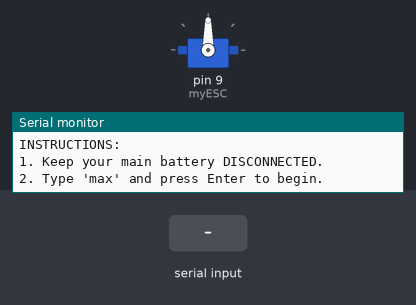
This sketch was run on a simulated Arduino Uno, built with avr-gcc and run on an emulated ATmega328P. On the bench: servo, the last lines printed to the serial monitor. Inputs (shaded band) come from the test bench.

Above: at 0.9 s.
1.0 s: "min\n" received over Serial
At 3.0 s:
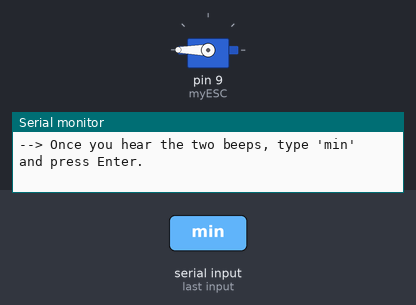
3.5 s: "min\n" received over Serial
At 4.1 s:
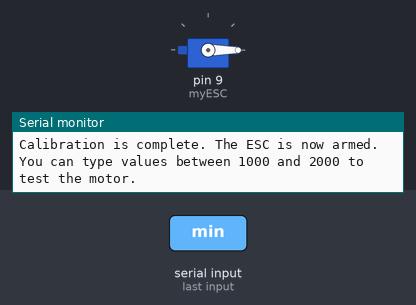
Timing chart, 0 to 6.5 s (numbered marks = the images above; inputs shaded):
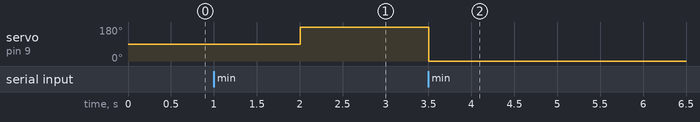

The sketch:

pwm.ino
```cpp
#include <Servo.h>

Servo myESC;

void setup() {
  Serial.begin(9600);
  myESC.attach(9, 1000, 2000); // Attach to pin 9

  // Wait for user to open Serial Monitor
  Serial.println("--- ESC Calibration Sketch ---");
  Serial.println("INSTRUCTIONS:");
  Serial.println("1. Keep your main battery DISCONNECTED.");
  Serial.println("2. Type 'max' and press Enter to begin.");
  while (Serial.available() == 0) {
    // Wait for input
  }
  Serial.readString(); // Clear the input buffer

  // --- Step 1: Send MAX Throttle ---
  myESC.writeMicroseconds(2000);
  Serial.println("\nMax throttle signal (2000µs) sent.");
  Serial.println("--> NOW, connect your main LiPo battery to the ESC.");
  Serial.println("--> Wait for the musical tones and then two beeps.");
  Serial.println("--> Once you hear the two beeps, type 'min' and press Enter.");
}

void loop() {
  if (Serial.available() > 0) {
    String command = Serial.readStringUntil('\n');
    if (command == "min") {
      // --- Step 2: Send MIN Throttle ---
      myESC.writeMicroseconds(1000);
      Serial.println("\nMin throttle signal (1000µs) sent.");
      Serial.println("--> You should hear a long confirmation beep.");
      Serial.println("Calibration is complete. The ESC is now armed.");
      Serial.println("You can type values between 1000 and 2000 to test the motor.");
    } else {
      // --- Motor Testing ---
      int throttleValue = command.toInt();
      if (throttleValue >= 1000 && throttleValue <= 2000) {
        myESC.writeMicroseconds(throttleValue);
        Serial.print("Motor speed set to: ");
        Serial.println(throttleValue);
      }
    }
  }
}
```

Measured:
- after the input at 1.0 s, servo on pin 9 (myESC): 90° → 180° after 1.0 s
- after the input at 3.5 s, servo on pin 9 (myESC): 180° → 0° at once
